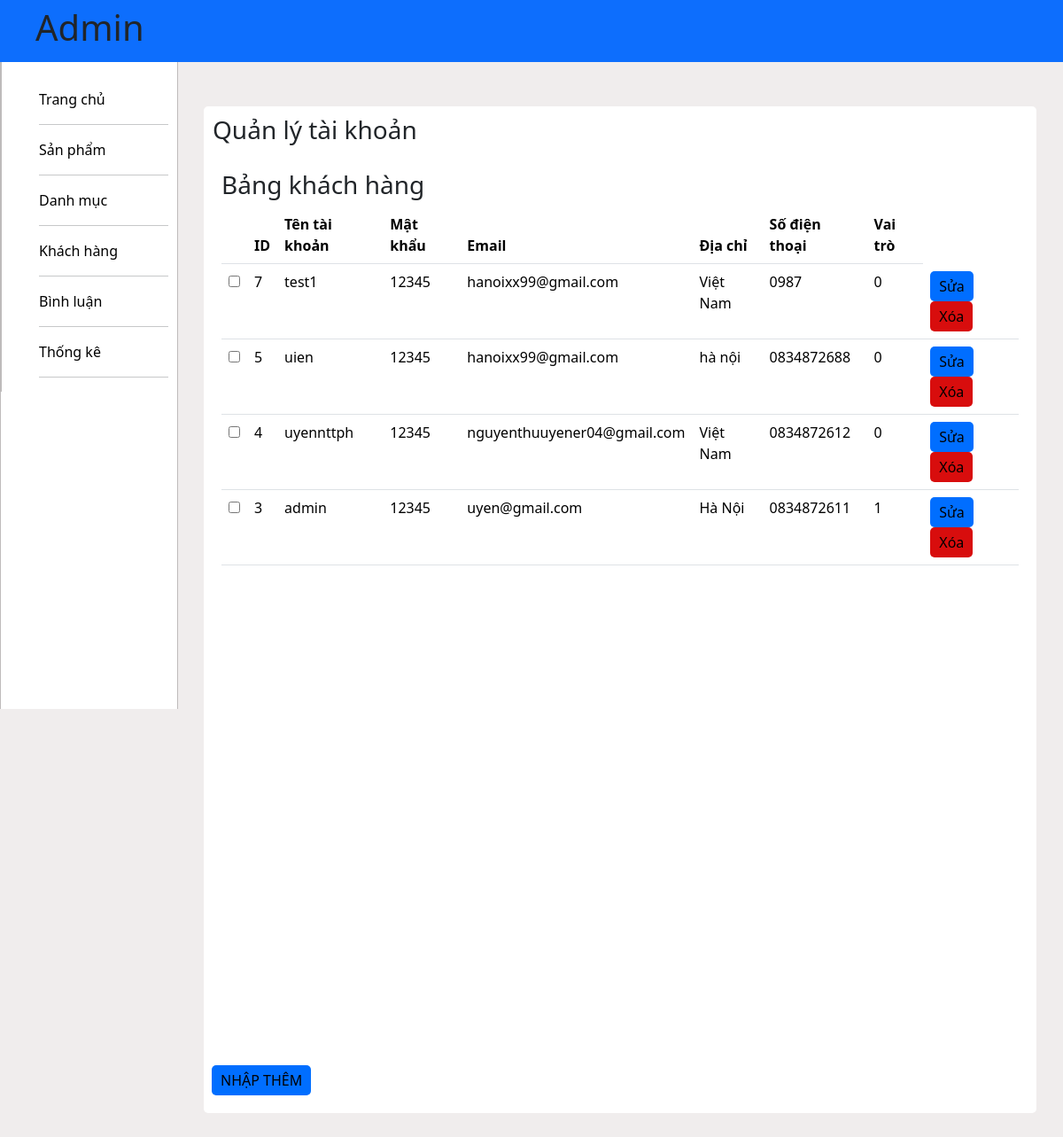
The app's page /admin/index.php?act=dskh (signed in) with its own data.
### tables this page shows
CREATE TABLE `taikhoan` (
  `id` int(10) NOT NULL,
  `user` varchar(50) NOT NULL,
  `pass` varchar(50) NOT NULL,
  `email` varchar(255) NOT NULL,
  `address` varchar(255) DEFAULT NULL,
  `tel` varchar(20) DEFAULT NULL,
  `role` tinyint(4) NOT NULL DEFAULT 0
);

### model/pdo.php (called while the page is built, shortened)
<?php
function pdo_get_connection(){
    $servername = "localhost";
    $username = "root";
    $password = "";
    try {
        $conn = new PDO("mysql:host=$servername;dbname=du_an_1", $username, $password);
        $conn->setAttribute(PDO::ATTR_ERRMODE, PDO::ERRMODE_EXCEPTION);
        return $conn;
    } catch(PDOException $e) {
        echo "Connection failed: " . $e->getMessage();
    }
}
function pdo_query($sql){
    $sql_args=array_slice(func_get_args(),1);
    try{
        $conn=pdo_get_connection();
        $stmt=$conn->prepare($sql);
        $stmt->execute($sql_args);
        $rows=$stmt->fetchAll();
        return $rows;
    }
    catch(PDOException $e){
        throw $e;
    }
    finally{
        unset($conn);
    }
}
?>

### model/taikhoan.php (called while the page is built, shortened)
<?php
function loadall_taikhoan(){
   $sql = "SELECT * FROM taikhoan ORDER BY id desc";
   $listtaikhoan = pdo_query($sql);
   return $listtaikhoan;
 }
?>

### admin/taikhoan/list.php (the view)
<div class="center">
        <div class="form-function-wrapper">
          <h3>Quản lý tài khoản</h3>
          <form  action="index.php?act=dskh" method="POST" class="form-function" enctype="multipart/form-data">
         <div  class="input-group">
          <div class="function-prds-box-month-prd radius">
          <form action="index.php?act=dskh" method="POST">
            <h3>Bảng khách hàng</h3>
              <table class="table table--directory">
                  <thead>
                    <tr>
                      <th></th>
                      <th scope="col">ID</th>
                      <th scope="col">Tên tài khoản</th>
                      <th scope="col">Mật khẩu</th>
                      <th scope="col">Email</th>
                      <th scope="col">Địa chỉ</th>
                      <th scope="col">Số điện thoại</th>
                      <th>Vai trò</th>
                    </tr>
                  </thead>
          <?php
          foreach ($listtaikhoan as $taikhoan){
            extract($taikhoan);
            $suatk="index.php?act=suatk&id=".$id;
            $xoatk="index.php?act=xoatk&id=".$id;
            echo ' <tr>
            <td><input type="checkbox" name="" id=""></td>
            <td>'.$id.'</td>
            <td>'.$user.'</td>
            <td>'.$pass.'</td>
            <td>'.$email.'</td>
            <td>'.$address.'</td>
            <td>'.$tel.'</td>
            <td>'.$role.'</td>
            <td><a href = "'.$suatk.'"> <input type="button" value="Sửa" class="update_prd btn-action">
             </a> <a href = "'.$xoatk.'" > <input type="button" value="Xóa" class="delete_prd btn-action ranger"></td> </a>
        </tr>';
          }
          ?>
           </table>
           </div>
<a href="index.php?act=addtk" > <input  class="btn-implement btn-action" type="button" value="NHẬP THÊM"></a>
           </div>
          </form>
         </div>
        </div>

### css/css/admin.css (style rules this page uses)
* { margin: 0; padding: 0; box-sizing: border-box; }
:root { --color-primary:rgba(254, 184, 0, 1); --color-reference:rgba(55, 14, 70, 1); --color-white:rgb(240, 237, 237); }
.radius { border-radius: 5px; }
.center { flex: 1; background: rgb(240, 237, 237); padding: 120px 30px 50px 230px; }
.function-prds-box-month-prd { background: white !important; padding: 10px; height: 990px; box-sizing: border-box; overflow: hidden; }
.form-function { display: grid; }
.form-function-wrapper { background: white; border-radius: 5px; padding: 10px; overflow: hidden; }
.btn-action { text-decoration: none; color: black; border: #06efff; background: #006eff; border-radius: 5px; padding: 5px 10px 5px 10px; }
.ranger { background: rgb(216, 13, 13); }
.input-group { margin: 10px 0px 0px 0px; }
.btn-implement { margin: 30px 0px 10px 0px; }

### records on screen
taikhoan: id "7", user "test1", pass "12345", email "hanoixx99@gmail.com", address "Việt Nam", tel "0987", role "0"
taikhoan: id "5", user "uien", pass "12345", email "hanoixx99@gmail.com", address "hà nội", tel "0834872688", role "0"
taikhoan: id "4", user "uyennttph", pass "12345", email "nguyenthuuyener04@gmail.com", address "Việt Nam", tel "0834872612", role "0"
taikhoan: id "3", user "admin", pass "12345", email "uyen@gmail.com", address "Hà Nội", tel "0834872611", role "1"
